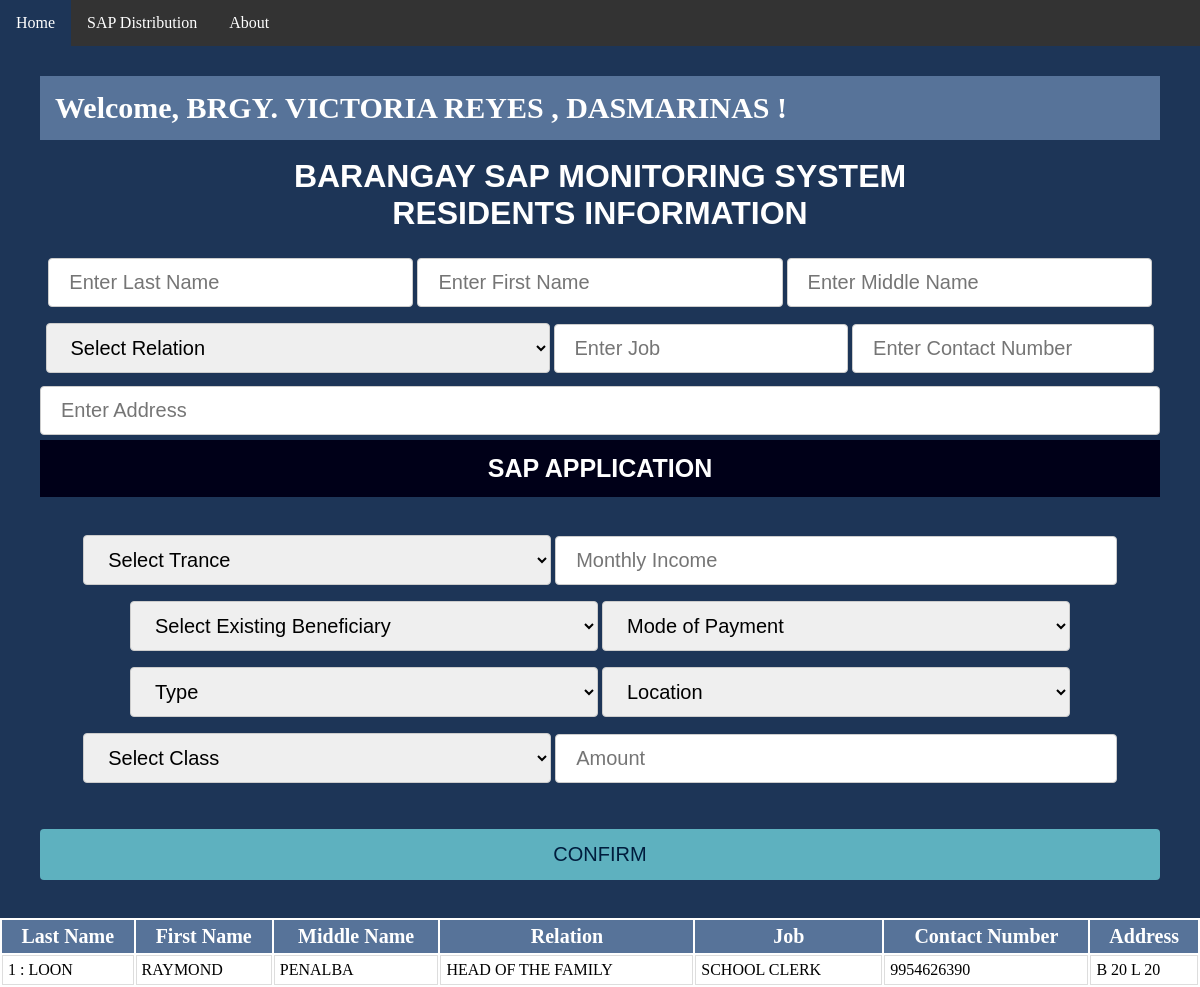
Page /1/ on the earlier database version.
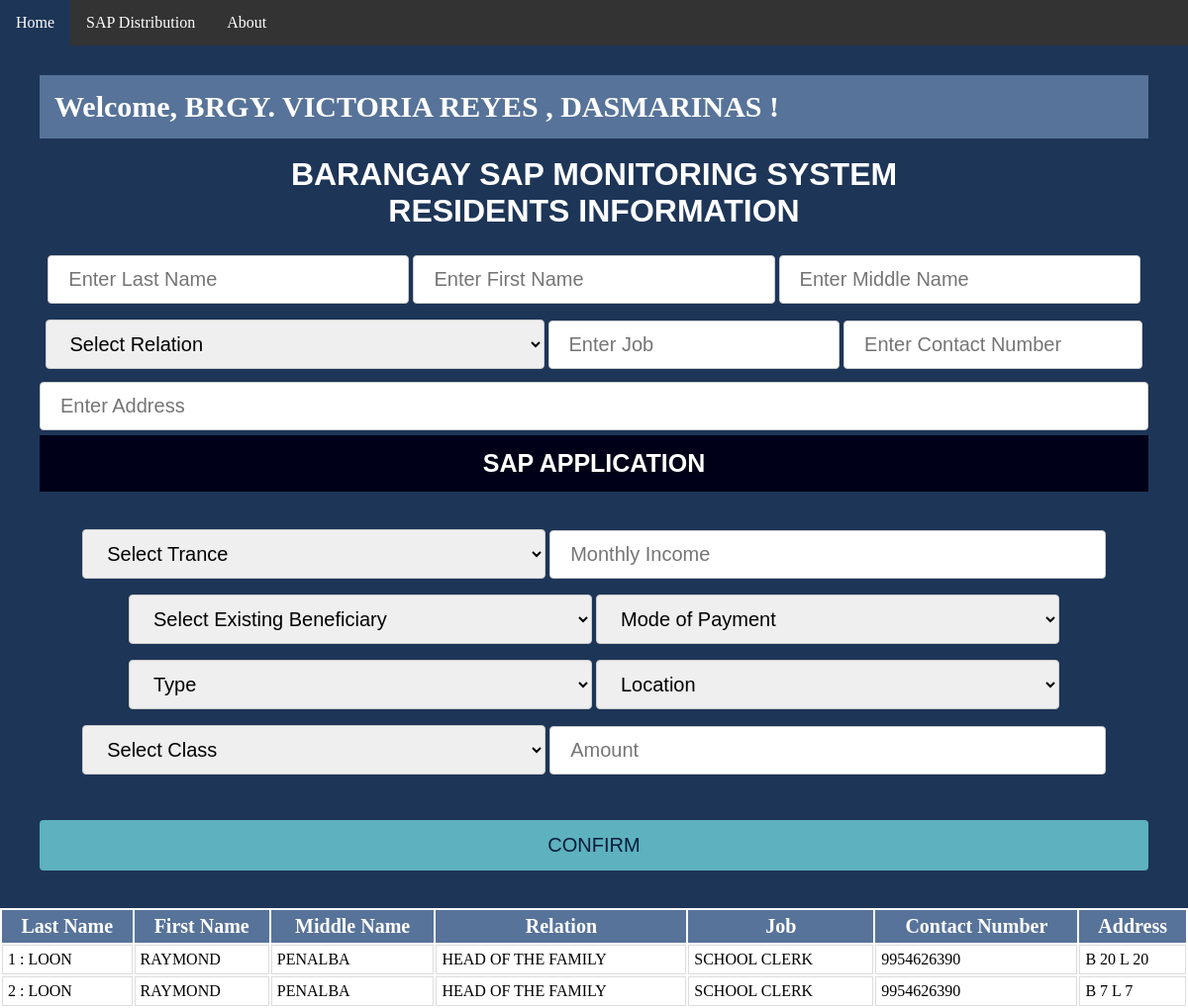
Same page on the later database version.
### MNList/models.py (models this page shows)
class BResidents(models.Model):
      rlname = models.TextField(default='')
      rfname = models.TextField(default='')
      rmname = models.TextField(default='')
      rrelation = models.TextField(default='')
      rjob = models.TextField(default='')
      rnumber = models.IntegerField(default='')
      radd = models.TextField(default='')
      ibrgy = models.ForeignKey(IBrgy, default=None, on_delete=models.CASCADE)
      class meta:
          db = "residents"

### MNList/views.py (the view)
# urls.py: url(r'^(\d+)/$', views.view_ibrgy, name='view_ibrgy'),
def view_ibrgy(request, ibrgy_id):
   bresidents = BResidents.objects.all()
   sbeneficiarys = SBeneficiary.objects.all()
   sdistributions = SDistributions.objects.all()
   bresidents = BResidents.objects.order_by("rlname")
   ibrgy_ = IBrgy.objects.get(id=ibrgy_id)
   return render(request, 'SInfo.html', {'ibrgy': ibrgy_,'sdistribution' : sdistributions,'bresidents' : bresidents,'sbeneficiary':sbeneficiarys})

### MNList/templates/SInfo.html (shortened to what this page needs)
<html>
<head>
</head>
<body>
{% extends 'base.html' %}
{% block content %}
	<div id="myDIV" class="header">
	<h3>
		 Welcome, BRGY. {{ibrgy.bname.upper}} , {{ibrgy.mncplty.upper}} !
		</h3>
		<br>
			<h1>BARANGAY SAP MONITORING SYSTEM</h1>
		<h1>RESIDENTS INFORMATION</h1>
		<br>
				<form method="POST" action="/{{ibrgy.id}}/add_info">
			<input type="text1" id="addLN" name="addLN" placeholder="Enter Last Name" >
			<input type="text1" id="addFN" name="addFN" placeholder="Enter First Name" >
			<input type="text1" id="addMN" name="addMN" placeholder="Enter Middle Name" >
			<select id="addRelation" name="addRelation">
		        <option value="0">Select Relation</option>
  			</select>
			<input type="text2" id="addJob" name="addJob" placeholder="Enter Job">
  <input type="tel" id="cnumber" name="cnumber" placeholder="Enter Contact Number">
			<input type="txt" id="addadd" name="addadd" placeholder="Enter Address">
			<a href="#beneficiary"  onclick="myFunction()""><b><p>SAP APPLICATION</p><b></a>
	<div id="myDiv2" class="header">
	<select id="btranche" name="btranche" onchange="random_function()">
		        <option value="0">Select Trance</option>
			</select>
			<input type="text4" id="bincome" name="bincome" placeholder="Monthly Income">
			<select id="bcategory" name="bcategory">
		        <option value="0">Select Existing Beneficiary</option>
  			</select>
		        <select id="bmode" name="bmode">
		        <option value="0">Mode of Payment</option>
			</select>
			<select id="btype" name="btype">
		        <option value="0">Type</option>
			</select>
			<select id="blocation" name="blocation">
		        <option value="0">Location</option>
			</select>
       		 <select id="bclass" name="bclass" onchange="cclass();">
		        <option value="">Select Class</option>
			</select>
			<input type="text4" id="bamount" name="bamount" placeholder="Amount">
		</div>
		<input type="submit" id="bAdd" name="bAdd" value="CONFIRM" class=button>
				</div>
	<table id="id_table" name='tr'>
		<tr>
			<th>Last Name</th>
			<th>First Name</th>
			<th>Middle Name</th>
			<th>Relation</th>
			<th>Job</th>
			<th>Contact Number</th>
			<th>Address</th>
		</tr>
		{% for bresidents in ibrgy.bresidents_set.all %}
		<tr>
			<td>{{ forloop.counter }} : {{bresidents.rlname.upper }}</td>
			<td>{{ bresidents.rfname.upper }}</td>
			<td>{{ bresidents.rmname.upper }}</td>
			<td>{{ bresidents.rrelation.upper }}</td>
			<td>{{ bresidents.rjob.upper }}</td>
			<td>{{ bresidents.rnumber }}</td>
			<td>{{ bresidents.radd.upper }}</td>
		</tr> {% endfor %} </table>
</body>
{% endblock %}

Differences in the rows shown:
added BResidents: rlname "LOON", rfname "RAYMOND", rmname "PENALBA", rrelation "HEAD OF THE FAMILY", rjob "SCHOOL CLERK", rnumber "9954626390", radd "B 7 L 7"
